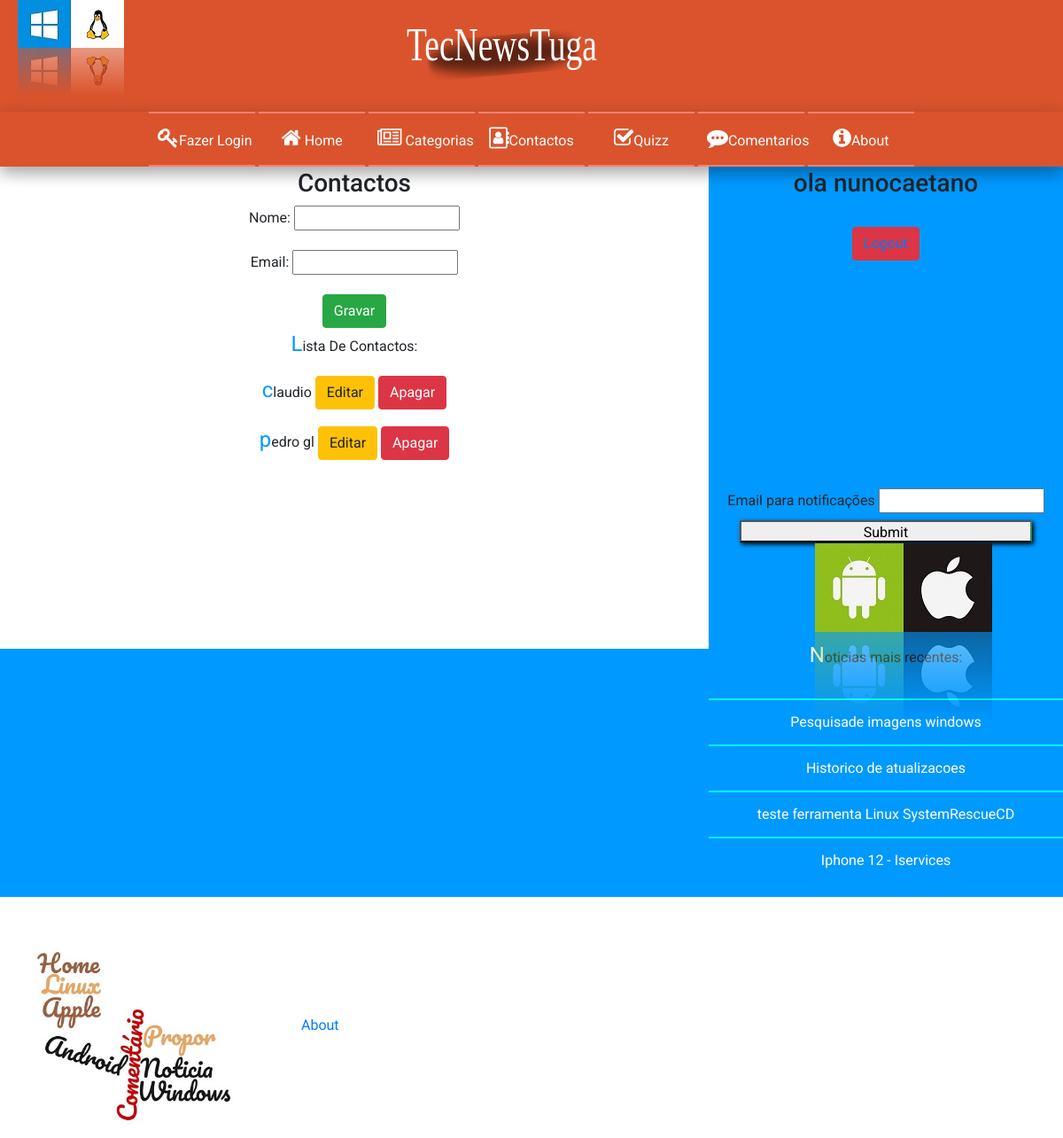
The page /contacto (signed in) on the database as committed earlier.
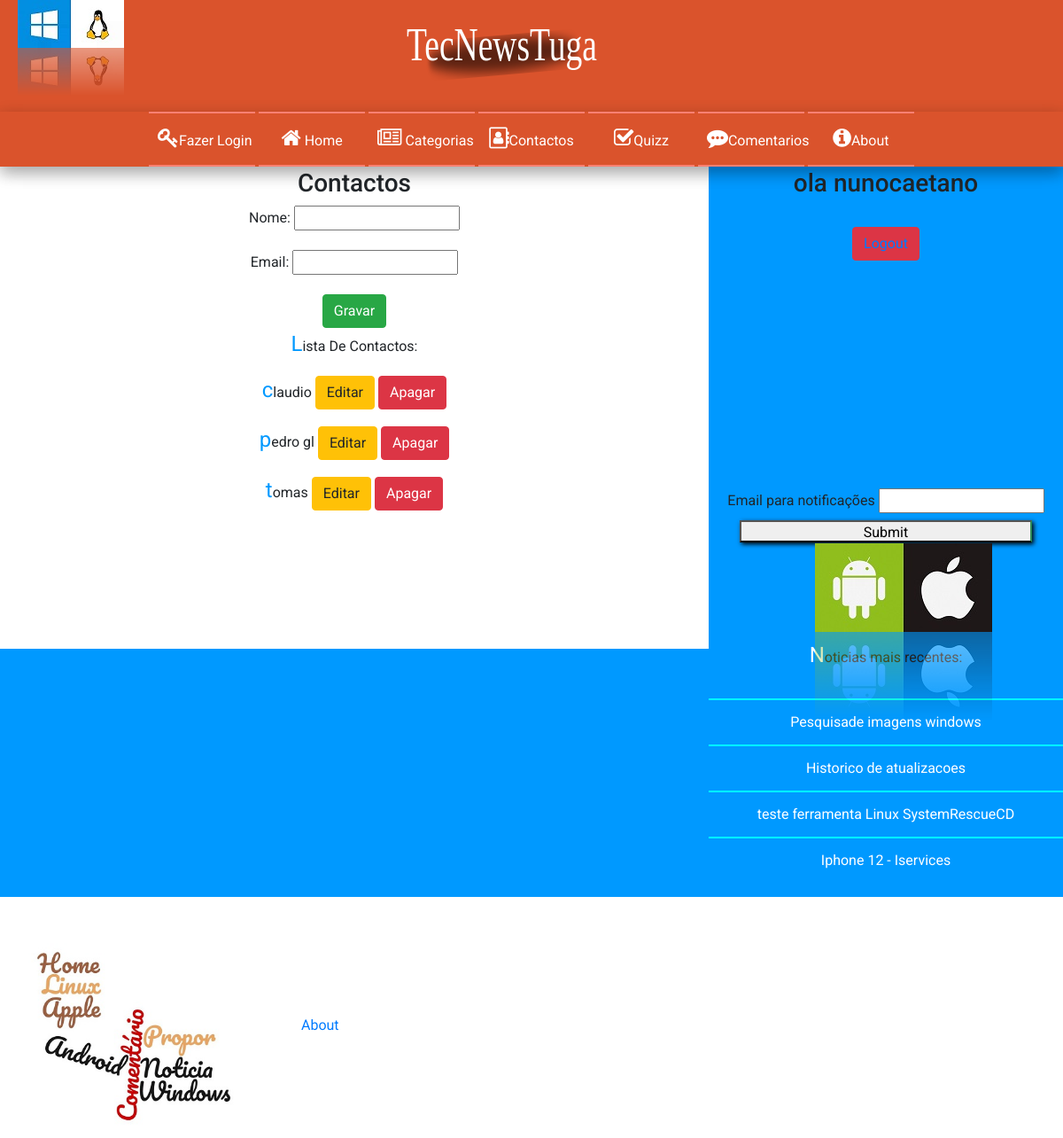
The same page on the database as committed later.
### tec_noticias/models.py (models this page shows, shortened)
class Contacto(models.Model):
    nome = models.CharField(max_length=40)
    email = models.CharField(max_length=40)

### tec_noticias/views.py (the view)
# urls.py: path('contacto', views.contact_page_view, name='contacto'),
def contact_page_view(request):
    form = contactForm(request.POST or None)
    if form.is_valid():
        form.save()
        return HttpResponseRedirect(reverse('tec_noticias:home'))
    context = {
        'form': form,
        'contactos':Contacto.objects.all(),
    }
    return render(request, 'website/contact.html',context)

### tec_noticias/forms.py
class contactForm(ModelForm):
    class Meta:
        model = Contacto
        fields = '__all__'

### tec_noticias/templates/website/contact.html (shortened to what this page needs)
{% extends 'website/base.html' %}
{% block main %}
<h3>Contactos</h3>
    {% if user.is_authenticated %}
            <form action="" method="post">
        {{ form.as_p  }}
        <input type="submit" value="Gravar" class="btn btn-success" >
    </form>
    <p>Lista De Contactos:</p>
    {% for contacto in contactos %}
        <p>
           {{ contacto.nome }}
           <a href="{% url 'tec_noticias:edita_contacto' contacto.email %}" class="btn btn-warning">Editar</a>
           <a href="{% url 'tec_noticias:apaga_contacto' contacto.email %}" role="button" class="btn btn-danger">Apagar</a>
        </p>
   {% endfor %}
    {% else %}
        <p>Faça Login Para Ter acesso aos Contactos</p>
    {% endif %}
{% endblock %}

Rows that differ between the two databases and show on the page:
added Contacto: nome "tomas"
